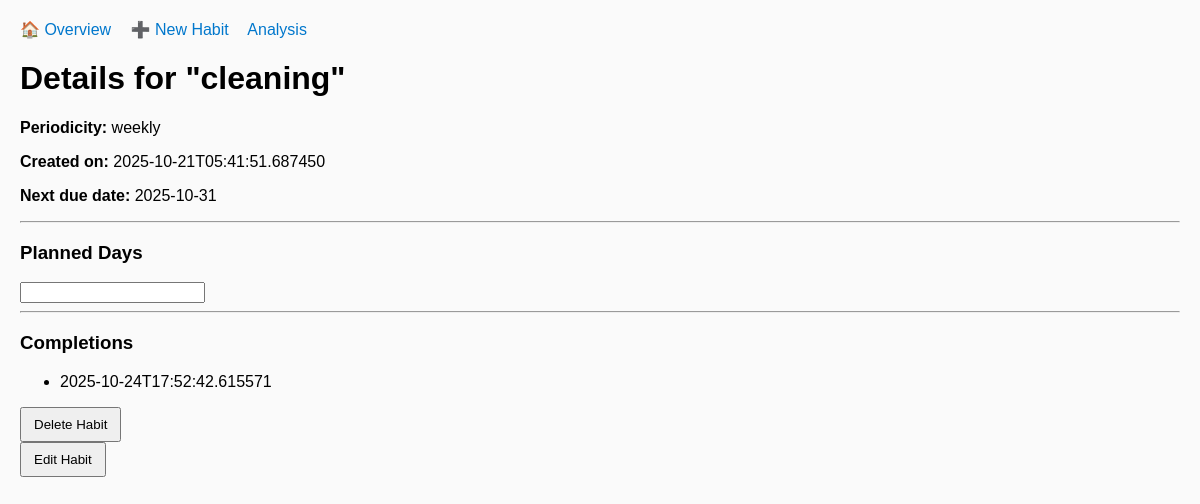
Page /habit/17 on the committed database.
### tables this page shows
CREATE TABLE habits (
            id INTEGER PRIMARY KEY AUTOINCREMENT,
            name TEXT NOT NULL,
            periodicity TEXT CHECK(periodicity IN ('daily','weekly','monthly','yearly')),
            created_at TEXT NOT NULL,
            start_date TEXT,
            due_date TEXT,
            active_days TEXT,
            completed INTEGER DEFAULT 0
        );

CREATE TABLE completions (
            id INTEGER PRIMARY KEY AUTOINCREMENT,
            habit_id INTEGER NOT NULL,
            completed_at TEXT NOT NULL,
            FOREIGN KEY (habit_id) REFERENCES habits (id)
        );

### app.py (the view)
@app.route("/habit/<int:habit_id>")
def habit_detail(habit_id):
    habit = manager.get_habit_by_id(habit_id)
    if not habit:
        return "Habit not found", 404
    selected_dates = habit.active_days if habit.active_days else []
    completions = manager.get_completions(habit_id)
    return render_template("detail.html", habit=habit, selected_dates=selected_dates, completions=completions)

### habit.py (called while the page is built)
    @classmethod
    def from_row(cls, row):
        return cls(**dict(row))

### habit_manager.py (called while the page is built)
    def get_habit_by_id(self, habit_id):
        conn = get_connection()
        c = conn.cursor()
        c.execute("SELECT * FROM habits WHERE id = ?", (habit_id,))
        row = c.fetchone()
        conn.close()
        return Habit.from_row(row) if row else None

    def get_completions(self, habit_id):
        conn = get_connection()
        c = conn.cursor()
        c.execute("SELECT completed_at FROM completions WHERE habit_id = ? ORDER BY completed_at", (habit_id,))
        rows = [r["completed_at"] for r in c.fetchall()]
        conn.close()
        return rows

### storage.py (called while the page is built)
def get_connection():
    conn = sqlite3.connect(DB_NAME, timeout=10)
    conn.row_factory = sqlite3.Row
    return conn

### templates/detail.html (shortened to what this page needs)
{% extends "base.html" %}
{% block content %}
<h1>Details for "{{ habit.name }}"</h1>
<div class="habit-info">
    <p><strong>Periodicity:</strong> {{ habit.periodicity }}</p>
    <p><strong>Created on:</strong> {{ habit.created_at }}</p>
    <p><strong>Next due date:</strong> {{ habit.due_date or '–' }}</p>
</div>
<hr>
<h3>Planned Days</h3>
<input type="text" id="habit_calendar" readonly>
<hr>
<h3>Completions</h3>
{% if completions %}
    <ul>
    {% for c in completions %}
        <li>{{ c }}</li>
    {% endfor %}
    </ul>
{% else %}
    <p>No completions yet.</p>
{% endif %}
<form action="{{ url_for('delete_habit_route', habit_id=habit.id) }}" onsubmit="return confirm('Do you really want to delete this habit?');">
    <button type="submit" class="btn btn-danger">Delete Habit</button>
</form>
<form action="{{ url_for('edit_habit', habit_id=habit.id) }}">
    <button type="submit" class="btn btn-danger">Edit Habit</button>
</form>
{% endblock %}

### static/style.css (style rules this page uses)
body { font-family: Arial, sans-serif; margin: 20px; background: #fafafa; }
button { padding: 8px 12px; }

### rows in the picture
habits: name "cleaning", periodicity "weekly", created_at "2025-10-21T05:41:51.687450", due_date "2025-10-31"
completions: completed_at "2025-10-24T17:52:42.615571"
